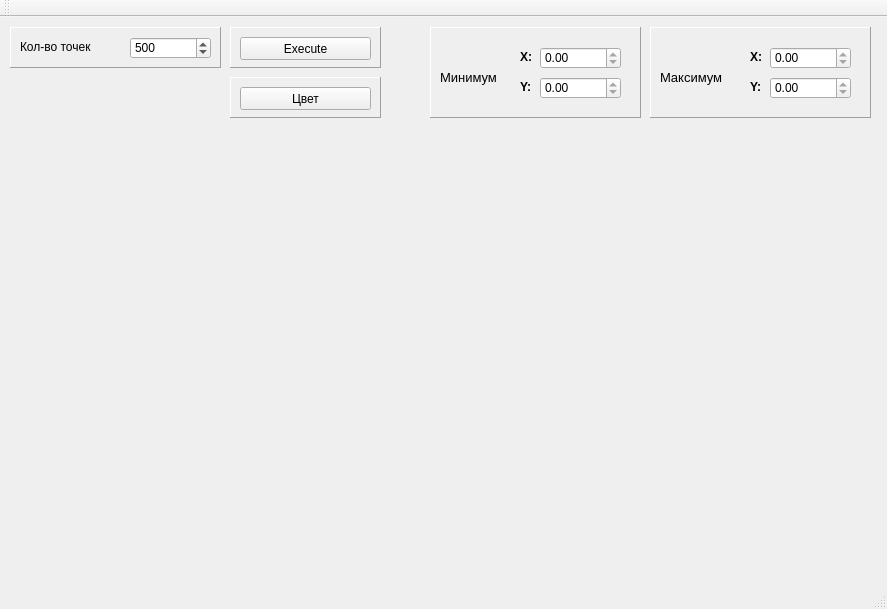
<?xml version="1.0" encoding="UTF-8"?>
<ui version="4.0">
 <class>MainWindow</class>
 <widget class="QMainWindow" name="MainWindow">
  <property name="geometry">
   <rect>
    <x>0</x>
    <y>0</y>
    <width>887</width>
    <height>609</height>
   </rect>
  </property>
  <property name="windowTitle">
   <string>MainWindow</string>
  </property>
  <widget class="QWidget" name="centralWidget">
   <widget class="glass" name="GLASS" native="true">
    <property name="geometry">
     <rect>
      <x>10</x>
      <y>110</y>
      <width>861</width>
      <height>431</height>
     </rect>
    </property>
    <property name="rows" stdset="0">
     <string>100</string>
    </property>
    <property name="colomns" stdset="0">
     <string>100</string>
    </property>
   </widget>
   <widget class="QLabel" name="label_13">
    <property name="geometry">
     <rect>
      <x>20</x>
      <y>20</y>
      <width>101</width>
      <height>20</height>
     </rect>
    </property>
    <property name="text">
     <string>Кол-во точек</string>
    </property>
   </widget>
   <widget class="QDoubleSpinBox" name="Radius_Edit">
    <property name="geometry">
     <rect>
      <x>130</x>
      <y>20</y>
      <width>81</width>
      <height>22</height>
     </rect>
    </property>
    <property name="decimals">
     <number>0</number>
    </property>
    <property name="maximum">
     <double>1000.000000000000000</double>
    </property>
    <property name="value">
     <double>500.000000000000000</double>
    </property>
   </widget>
   <widget class="QFrame" name="frame_5">
    <property name="geometry">
     <rect>
      <x>10</x>
      <y>10</y>
      <width>211</width>
      <height>41</height>
     </rect>
    </property>
    <property name="frameShape">
     <enum>QFrame::Panel</enum>
    </property>
    <property name="frameShadow">
     <enum>QFrame::Raised</enum>
    </property>
   </widget>
   <widget class="QFrame" name="frame_6">
    <property name="geometry">
     <rect>
      <x>230</x>
      <y>10</y>
      <width>151</width>
      <height>41</height>
     </rect>
    </property>
    <property name="frameShape">
     <enum>QFrame::Panel</enum>
    </property>
    <property name="frameShadow">
     <enum>QFrame::Raised</enum>
    </property>
    <widget class="QPushButton" name="ChangeButton">
     <property name="geometry">
      <rect>
       <x>10</x>
       <y>10</y>
       <width>131</width>
       <height>23</height>
      </rect>
     </property>
     <property name="text">
      <string>Execute</string>
     </property>
    </widget>
   </widget>
   <widget class="QFrame" name="frame_7">
    <property name="geometry">
     <rect>
      <x>230</x>
      <y>60</y>
      <width>151</width>
      <height>41</height>
     </rect>
    </property>
    <property name="frameShape">
     <enum>QFrame::Panel</enum>
    </property>
    <property name="frameShadow">
     <enum>QFrame::Raised</enum>
    </property>
    <widget class="QPushButton" name="btnColor">
     <property name="geometry">
      <rect>
       <x>10</x>
       <y>10</y>
       <width>131</width>
       <height>23</height>
      </rect>
     </property>
     <property name="text">
      <string>Цвет</string>
     </property>
    </widget>
   </widget>
   <widget class="QFrame" name="frame_2">
    <property name="geometry">
     <rect>
      <x>430</x>
      <y>10</y>
      <width>211</width>
      <height>91</height>
     </rect>
    </property>
    <property name="frameShape">
     <enum>QFrame::Panel</enum>
    </property>
    <property name="frameShadow">
     <enum>QFrame::Raised</enum>
    </property>
    <widget class="QLabel" name="label_14">
     <property name="geometry">
      <rect>
       <x>90</x>
       <y>50</y>
       <width>31</width>
       <height>20</height>
      </rect>
     </property>
     <property name="text">
      <string>&lt;html&gt;&lt;head/&gt;&lt;body&gt;&lt;p&gt;&lt;span style=&quot; font-weight:600;&quot;&gt;Y:&lt;/span&gt;&lt;/p&gt;&lt;/body&gt;&lt;/html&gt;</string>
     </property>
    </widget>
    <widget class="QLabel" name="label_15">
     <property name="geometry">
      <rect>
       <x>90</x>
       <y>20</y>
       <width>41</width>
       <height>20</height>
      </rect>
     </property>
     <property name="text">
      <string>&lt;html&gt;&lt;head/&gt;&lt;body&gt;&lt;p&gt;&lt;span style=&quot; font-weight:600;&quot;&gt;X:&lt;/span&gt;&lt;/p&gt;&lt;/body&gt;&lt;/html&gt;</string>
     </property>
    </widget>
    <widget class="QDoubleSpinBox" name="P_X_MIN">
     <property name="geometry">
      <rect>
       <x>110</x>
       <y>20</y>
       <width>81</width>
       <height>22</height>
      </rect>
     </property>
     <property name="acceptDrops">
      <bool>false</bool>
     </property>
     <property name="wrapping">
      <bool>false</bool>
     </property>
     <property name="readOnly">
      <bool>true</bool>
     </property>
     <property name="maximum">
      <double>600.000000000000000</double>
     </property>
    </widget>
    <widget class="QDoubleSpinBox" name="P_Y_MIN">
     <property name="geometry">
      <rect>
       <x>110</x>
       <y>50</y>
       <width>81</width>
       <height>22</height>
      </rect>
     </property>
     <property name="acceptDrops">
      <bool>false</bool>
     </property>
     <property name="wrapping">
      <bool>false</bool>
     </property>
     <property name="readOnly">
      <bool>true</bool>
     </property>
     <property name="maximum">
      <double>600.000000000000000</double>
     </property>
    </widget>
    <widget class="QLabel" name="label_16">
     <property name="geometry">
      <rect>
       <x>10</x>
       <y>40</y>
       <width>101</width>
       <height>20</height>
      </rect>
     </property>
     <property name="font">
      <font>
       <pointsize>10</pointsize>
      </font>
     </property>
     <property name="text">
      <string>Минимум</string>
     </property>
    </widget>
   </widget>
   <widget class="QFrame" name="frame_3">
    <property name="geometry">
     <rect>
      <x>650</x>
      <y>10</y>
      <width>221</width>
      <height>91</height>
     </rect>
    </property>
    <property name="frameShape">
     <enum>QFrame::Panel</enum>
    </property>
    <property name="frameShadow">
     <enum>QFrame::Raised</enum>
    </property>
    <widget class="QLabel" name="label_17">
     <property name="geometry">
      <rect>
       <x>100</x>
       <y>50</y>
       <width>31</width>
       <height>20</height>
      </rect>
     </property>
     <property name="text">
      <string>&lt;html&gt;&lt;head/&gt;&lt;body&gt;&lt;p&gt;&lt;span style=&quot; font-weight:600;&quot;&gt;Y:&lt;/span&gt;&lt;/p&gt;&lt;/body&gt;&lt;/html&gt;</string>
     </property>
    </widget>
    <widget class="QLabel" name="label_18">
     <property name="geometry">
      <rect>
       <x>100</x>
       <y>20</y>
       <width>41</width>
       <height>20</height>
      </rect>
     </property>
     <property name="text">
      <string>&lt;html&gt;&lt;head/&gt;&lt;body&gt;&lt;p&gt;&lt;span style=&quot; font-weight:600;&quot;&gt;X:&lt;/span&gt;&lt;/p&gt;&lt;/body&gt;&lt;/html&gt;</string>
     </property>
    </widget>
    <widget class="QDoubleSpinBox" name="P_X_MAX">
     <property name="geometry">
      <rect>
       <x>120</x>
       <y>20</y>
       <width>81</width>
       <height>22</height>
      </rect>
     </property>
     <property name="acceptDrops">
      <bool>false</bool>
     </property>
     <property name="wrapping">
      <bool>false</bool>
     </property>
     <property name="readOnly">
      <bool>true</bool>
     </property>
     <property name="maximum">
      <double>600.000000000000000</double>
     </property>
    </widget>
    <widget class="QDoubleSpinBox" name="P_Y_MAX">
     <property name="geometry">
      <rect>
       <x>120</x>
       <y>50</y>
       <width>81</width>
       <height>22</height>
      </rect>
     </property>
     <property name="acceptDrops">
      <bool>false</bool>
     </property>
     <property name="wrapping">
      <bool>false</bool>
     </property>
     <property name="readOnly">
      <bool>true</bool>
     </property>
     <property name="maximum">
      <double>600.000000000000000</double>
     </property>
    </widget>
    <widget class="QLabel" name="label_19">
     <property name="geometry">
      <rect>
       <x>10</x>
       <y>40</y>
       <width>101</width>
       <height>20</height>
      </rect>
     </property>
     <property name="font">
      <font>
       <pointsize>10</pointsize>
      </font>
     </property>
     <property name="text">
      <string>Максимум</string>
     </property>
    </widget>
   </widget>
   <zorder>frame_5</zorder>
   <zorder>GLASS</zorder>
   <zorder>label_13</zorder>
   <zorder>Radius_Edit</zorder>
   <zorder>frame_6</zorder>
   <zorder>frame_7</zorder>
   <zorder>frame_2</zorder>
   <zorder>frame_3</zorder>
  </widget>
  <widget class="QMenuBar" name="menuBar">
   <property name="geometry">
    <rect>
     <x>0</x>
     <y>0</y>
     <width>887</width>
     <height>26</height>
    </rect>
   </property>
  </widget>
  <widget class="QToolBar" name="mainToolBar">
   <attribute name="toolBarArea">
    <enum>TopToolBarArea</enum>
   </attribute>
   <attribute name="toolBarBreak">
    <bool>false</bool>
   </attribute>
  </widget>
  <widget class="QStatusBar" name="statusBar"/>
 </widget>
 <layoutdefault spacing="6" margin="11"/>
 <customwidgets>
  <customwidget>
   <class>glass</class>
   <extends>QWidget</extends>
   <header>glass.h</header>
   <container>1</container>
   <slots>
    <signal>signalDiagShow(int)</signal>
    <slot>slotDiagShow(int)</slot>
   </slots>
  </customwidget>
 </customwidgets>
 <resources/>
 <connections>
  <connection>
   <sender>ChangeButton</sender>
   <signal>clicked()</signal>
   <receiver>MainWindow</receiver>
   <slot>slotUpdateButton()</slot>
   <hints>
    <hint type="sourcelabel">
     <x>240</x>
     <y>82</y>
    </hint>
    <hint type="destinationlabel">
     <x>601</x>
     <y>368</y>
    </hint>
   </hints>
  </connection>
  <connection>
   <sender>btnColor</sender>
   <signal>clicked()</signal>
   <receiver>MainWindow</receiver>
   <slot>slotColor()</slot>
   <hints>
    <hint type="sourcelabel">
     <x>620</x>
     <y>74</y>
    </hint>
    <hint type="destinationlabel">
     <x>742</x>
     <y>73</y>
    </hint>
   </hints>
  </connection>
 </connections>
 <slots>
  <slot>slotUpdateButton()</slot>
  <slot>slotColor()</slot>
 </slots>
</ui>
